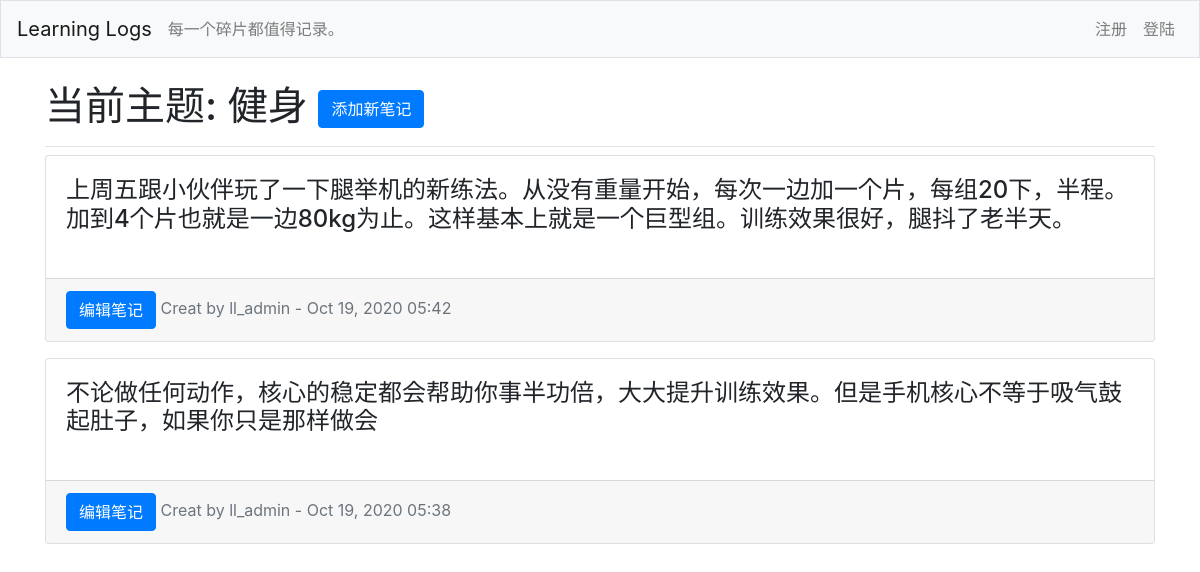
The page /topics/2 on the database its author committed.
### learning_logs/models.py (models this page shows, shortened)
class Topic(models.Model):
    text = models.CharField(max_length=200)
    date_added = models.DateTimeField(auto_now_add=True)
    def __str__(self):
        return self.text

class Entry(models.Model):
    topic = models.ForeignKey(Topic, on_delete=models.CASCADE)
    text = models.TextField()
    date_added = models.DateTimeField(auto_now_add=True)
    owner = models.ForeignKey(User, on_delete=models.CASCADE)
    class Meta:
        verbose_name_plural = 'Entries'

### learning_logs/views.py (the view)
# urls.py: path('topics/<int:topic_id>', views.topic, name='topic'),
def topic(request,topic_id):
    topic = Topic.objects.get(id=topic_id)
    entries = topic.entry_set.order_by('-date_added')
    context = {'topic': topic, 'entries': entries}
    return render(request, 'learning_logs/topic.html', context)

### learning_logs/templates/learning_logs/topic.html
{% extends "learning_logs/base.html" %}
{% block page_header %}
<h1>
    当前主题: {{ topic }}
    <a class="btn btn-primary" href="{% url 'learning_logs:new_entry' topic.id %}">
        添加新笔记
    </a>
</h1>
{% endblock page_header %}
{% block content %}
    {% for entry in entries %}
        <div class='card mb-3'>
            <h4 class="card-body">{{ entry.text|linebreaks }}</h4>
            <div class="card-footer text-muted">
                <span>
                    <a class="btn btn-primary" href="{% url 'learning_logs:edit_entry' entry.id %}">编辑笔记</a>
                </span>
                <span>Creat by {{ entry.owner}} - {{ entry.date_added|date:'M d, Y H:i' }}</span>
            </div>
        </div>
    {% empty %}
        <h2>可以添加任何有关{{ topic }}的学习笔记在这里。</h2>
    {% endfor %}
{% endblock content %}

### rows shown on the page
Topic: text "健身"
Entry: text "上周五跟小伙伴玩了一下腿举机的新练法。从没有重量开始，每次一边加一个片，每组20下，半程。加到4个片也就是一边80kg为止。这样基本上就是一个巨型组。训练效果很好，腿抖了老半天。", owner "ll_admin", date_added "Oct 19, 2020 05:42"
Entry: text "不论做任何动作，核心的稳定都会帮助你事半功倍，大大提升训练效果。但是手机核心不等于吸气鼓起肚子，如果你只是那样做会", owner "ll_admin", date_added "Oct 19, 2020 05:38"
